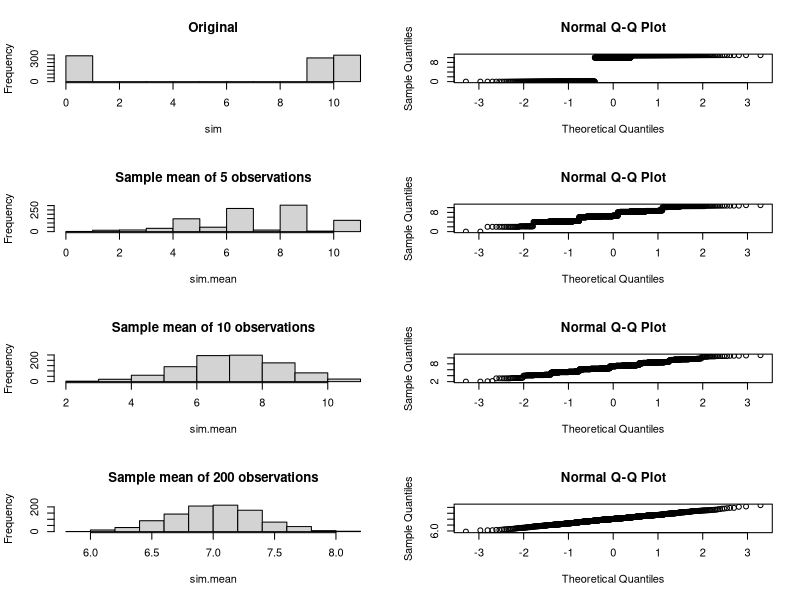

Reproduce this figure in R.

par(mfrow = c(4, 2))
values <- c(0, 10, 11)
sim <- sample(values, 1000, replace = TRUE)
hist(sim, main = paste('Original'))
qqnorm(sim)

for (n in c(5, 10, 200)) {
	sim <- matrix(sample(values, n * 1000, replace = TRUE), ncol = n)
	sim.mean <- apply(sim, 1, 'mean')
	hist(sim.mean, main = paste('Sample mean of', n, 'observations'))
	qqnorm(sim.mean)
}
